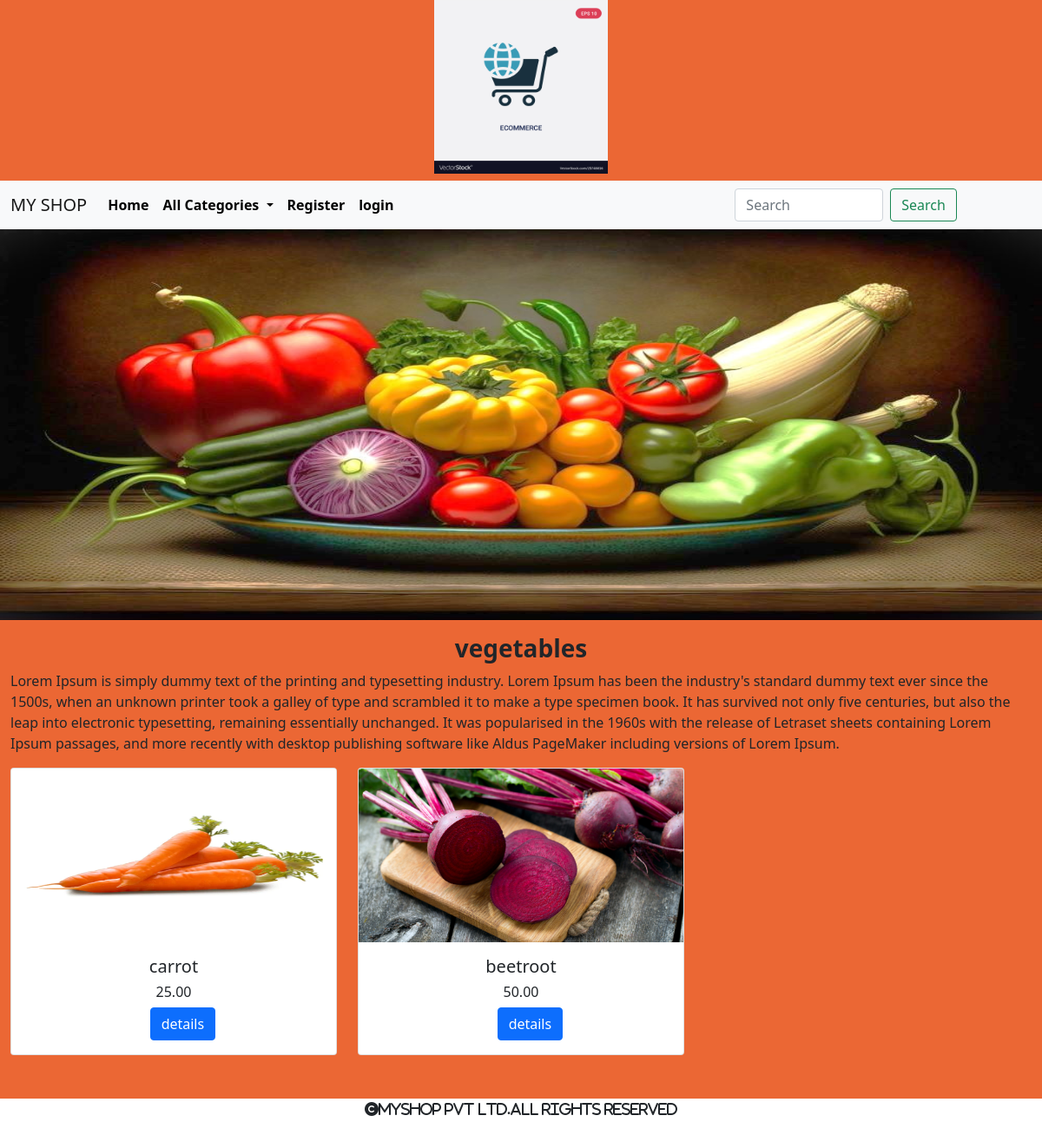
Page /allprod/vegetables on the committed database.
### shop/models.py (models this page shows, shortened)
class Category(models.Model):
    name=models.CharField(max_length=20)
    desc=models.TextField()
    image=models.ImageField(upload_to="images/category",null=True, blank=True)

class product(models.Model):
    name=models.CharField(max_length=20)
    desc = models.TextField()
    image = models.ImageField(upload_to="images/product", null=True, blank=True)
    price=models.DecimalField(max_digits=10,decimal_places=2)
    category=models.ForeignKey(Category,on_delete=models.CASCADE)
    stock=models.IntegerField()
    available=models.BooleanField(default=True)
    created=models.DateTimeField(auto_now=True)
    updated=models.DateTimeField(auto_now=True)

### shop/views.py (the view)
# urls.py: path('allprod/<p>',views.allproducts,name="allprod"),
def allproducts(request,p):
    c=Category.objects.get(name=p)
    p=product.objects.filter(category=c)
    return render(request, 'product.html',{'c':c,'p':p})

### cart/context_processors.py (called while the page is built)
def total(request):
    item_count=0
    if request.user:
         u=request.user
         try:
             cart=Cart.objects.filter(user=u)
             for i in cart:
                 item_count+=i.quantity
         except:
              item_count=0
    return {'count':item_count}

### shop/context_processors.py (called while the page is built)
def menu_links(request):
    c=Category.objects.all()
    return {'links':c}

### templates/product.html
{% extends 'base.html' %}
{% load static %}
{% block content %}
<div>
      <img src="{{c.image.url}}" height="450px" width="100%">
</div>
<div class="container-fluid mt-3" style="...">
    <h3 class="text-center fw-bold">{{c.name}}</h3>
    <p style="...">{{c.desc}}</p>
</div>
<div class="container-fluid mt-3" style="margin-bottom:100px;">
      <div class="row">
            {% for i in p %}
            <div class="col-sm-4">
                  <div class="card" style="...">
                        <img src="{{i.image.url}}" height="200px" width="100%" class="card-img-top" alt="...">
                        <div class="card-body">
                              <h5 class="card-title text-center">{{i.name}}</h5>
                                <h6 class="card-title text-center">{{i.price}}</h6>
                              <a href="{% url 'shop:detail' i.name %}" style="position:relative;left:42%;" class="btn btn-primary">details</a>
                        </div>
                  </div>
            </div>{% endfor %}
      </div>
</div>
{% endblock %}

### static/css/style.css (style rules this page uses)
body { background-color:#eb6734; }

### rows in the picture
Category: image (picture), name "vegetables", desc "Lorem Ipsum is simply dummy text of the printing and typesetting industry. Lorem Ipsum has been the industry's standard dummy text ever since the 1500s, when an unknown printer took a galley of type and scrambled it to make a type specimen book. It has survived not only five centuries, but also the leap into electronic typesetting, remaining essentially unchanged. It was popularised in the 1960s with the release of Letraset sheets containing Lorem Ipsum passages, and more recently with desktop publishing software like Aldus PageMaker including versions of Lorem Ipsum."
product: image (picture), name "carrot", price "25.00"
product: image (picture), name "beetroot", price "50.00"
